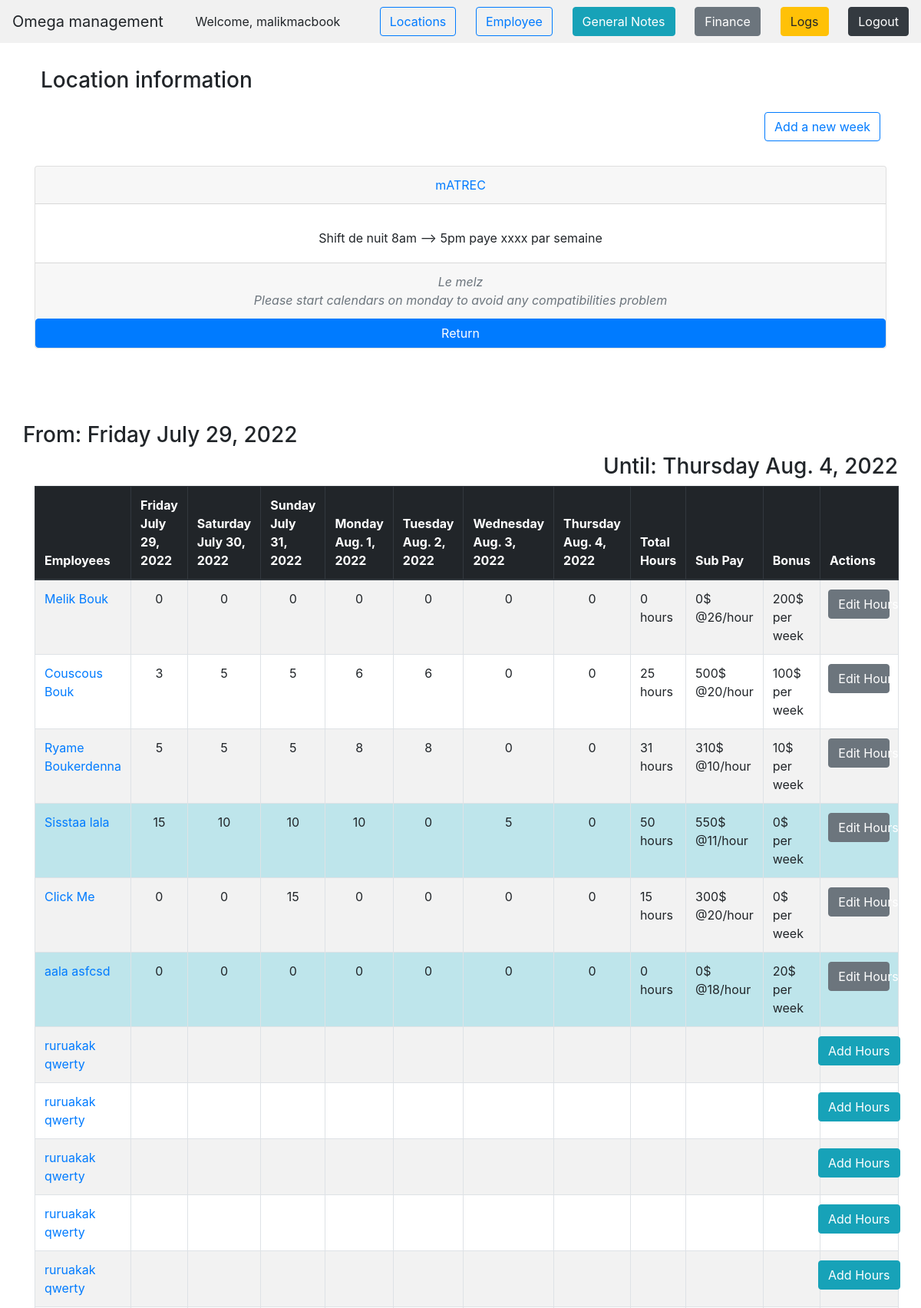
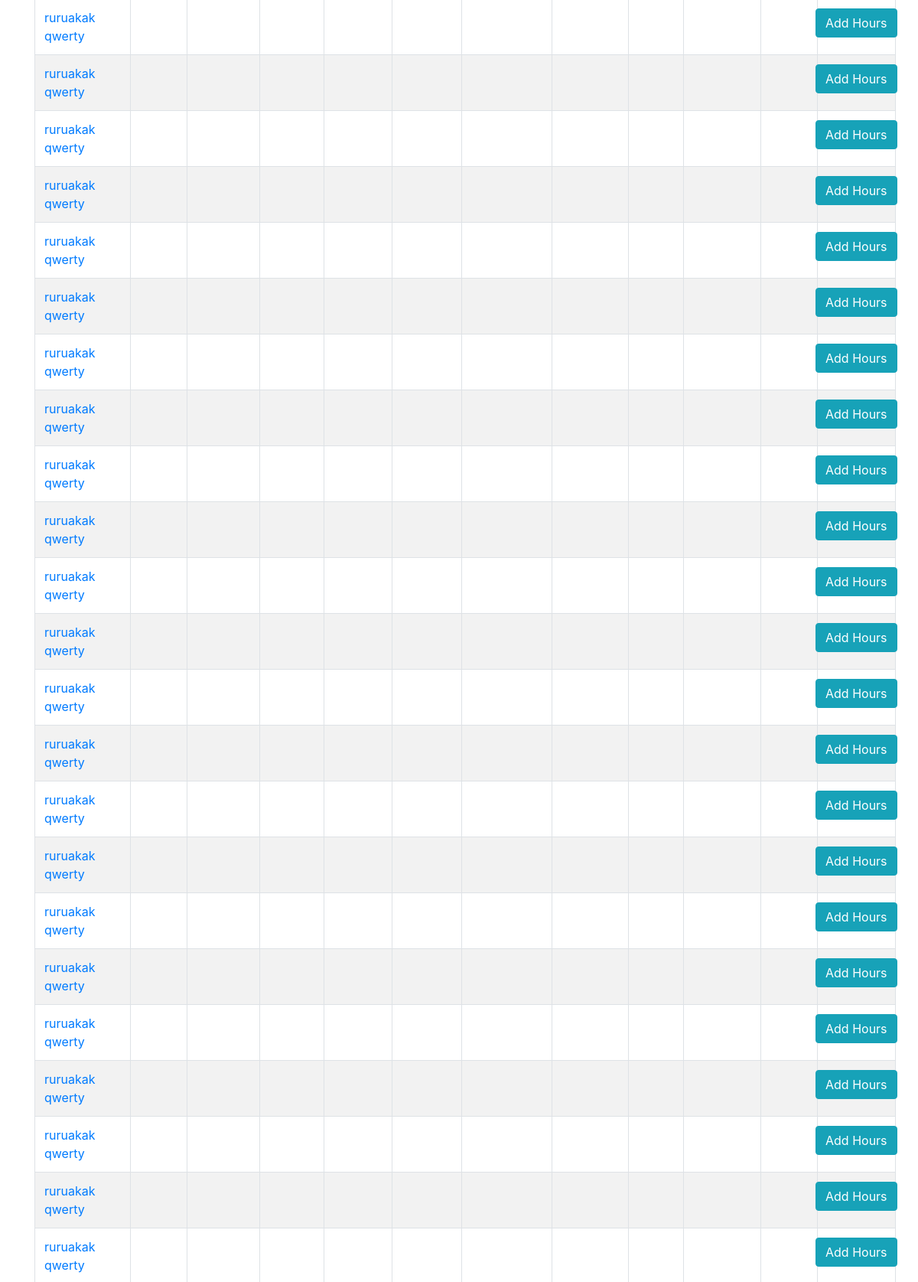
The app's page /employee_management/locations/view_location/8 (signed in, upper part) with its own data (2 pictures, top to bottom).
### employee_management/models.py (models this page shows, shortened)
class LocationForWorking(models.Model):
    location_name = models.CharField(max_length=100, null=True)
    notes = models.CharField(max_length=500, null=True, blank=True)
    def __str__(self):
        return f"{self.location_name}"

class WeeklyCalendarFromLocation(models.Model):
    location_place = models.ForeignKey(
        LocationForWorking, on_delete=models.CASCADE, db_constraint=False, null=True
    )
    start_date_week = models.DateField(null=True)
    def __str__(self):
        return f"{self.location_place}:{self.start_date_week}"

class EmployeeBaseInformation(models.Model):
    first_name = models.CharField(max_length=100)
    last_name = models.CharField(max_length=100)
    place = models.ForeignKey(
        LocationForWorking, on_delete=models.CASCADE, db_constraint=False, null=True
    )
    phone_number = models.IntegerField(null=True)
    start_date = models.DateField(null=True)
    salary = models.IntegerField(null=True)
    bonus = models.IntegerField(null=True)
    is_driver = models.BooleanField(null=True)
    notes = models.CharField(max_length=500, blank=True, null=True)

class WeeklyHoursForEachEmployeeAndLocation(models.Model):
    specific_weekly_calendar = models.ForeignKey(
        WeeklyCalendarFromLocation, on_delete=models.CASCADE
    )
    specific_employee_working = models.ForeignKey(
        EmployeeBaseInformation, on_delete=models.CASCADE
    )
    monday_num_hours = models.PositiveIntegerField(
        null=True, default=0, validators=[MinValueValidator(0), MaxValueValidator(15)]
    )
    tuesday_num_hours = models.PositiveIntegerField(
        null=True, default=0, validators=[MinValueValidator(0), MaxValueValidator(15)]
    )
    wednesday_num_hours = models.PositiveIntegerField(
        null=True, default=0, validators=[MinValueValidator(0), MaxValueValidator(15)]
    )
    thursday_num_hours = models.PositiveIntegerField(
        null=True, default=0, validators=[MinValueValidator(0), MaxValueValidator(15)]
    )
    friday_num_hours = models.PositiveIntegerField(
        null=True, default=0, validators=[MinValueValidator(0), MaxValueValidator(15)]
    )
    saturday_num_hours = models.PositiveIntegerField(
        null=True, default=0, validators=[MinValueValidator(0), MaxValueValidator(15)]
    )
    sunday_num_hours = models.PositiveIntegerField(
        null=True, default=0, validators=[MinValueValidator(0), MaxValueValidator(15)]
    )
    def __str__(self):
        return f"{self.specific_employee_working.first_name}:{self.specific_weekly_calendar}\n\n\n\t\t\t:{self.monday_num_hours}:{self.tuesday_num_hours}:{self.wednesday_num_hours}:{self.thursday_num_hours}:{self.friday_num_hours}:{self.saturday_num_hours}:{self.sunday_num_hours}"

### employee_management/views.py (the view)
@login_required(login_url=LOGIN_URL)
def view_location(request, location_id):
    specific_location = LocationForWorking.objects.get(pk=location_id)
    new_dct = {}
    all_weekly_calendar_from_specific_location = (
        WeeklyCalendarFromLocation.objects.filter(location_place=specific_location)
    )
    for weekly_calendar in all_weekly_calendar_from_specific_location:
        lst = []
        for employee in EmployeeBaseInformation.objects.filter(place=specific_location):
            try:
                total_hours = sum(
                    [
                        int(hour)
                        for hour in str(
                            WeeklyHoursForEachEmployeeAndLocation.objects.get(
                                specific_employee_working=employee,
                                specific_weekly_calendar=weekly_calendar,
                            )
                        ).split(":")[-7:]
                    ]
                )
                pay_without_bonus = total_hours * employee.salary
                bonus = employee.bonus if employee.bonus else 0
            except (ObjectDoesNotExist, ValueError):
                total_hours = 0
                pay_without_bonus = 0
                bonus = 0
            lst.append(
                (
                    employee,
                    WeeklyHoursForEachEmployeeAndLocation.objects.filter(
                        specific_employee_working=employee
                    ).filter(specific_weekly_calendar=weekly_calendar),
                    (total_hours, pay_without_bonus, bonus),
                )
            )
        starting_day = weekly_calendar.start_date_week
        ending_day = starting_day + datetime.timedelta(days=6)
        lst_day_with_name = []
        number_to_day_week = {
            0: "Monday",
            1: "Tuesday",
            2: "Wednesday",
            3: "Thursday",
            4: "Friday",
            5: "Saturday",
            6: "Sunday",
        }
        [
            lst_day_with_name.append(
                (
                    starting_day + datetime.timedelta(days=i),
                    number_to_day_week[
                        (starting_day + datetime.timedelta(days=i)).weekday()
                    ],
                )
            )
            for i in range(0, 7)
        ]
        new_dct[weekly_calendar, tuple(lst_day_with_name)] = lst
    return render(
        request,
        "employee_management/location_view.html",
        {"specific_location": specific_location, "new_dct": new_dct, "id": "abcbcbc"},
    )

### employee_management/templates/employee_management/location_view.html (shortened to what this page needs)
<!DOCTYPE html>
<html lang="en">
<head>
    <link rel="stylesheet" href="https://cdnjs.cloudflare.com/ajax/libs/twitter-bootstrap/4.1.1/css/bootstrap.css">
    <link rel="stylesheet" href="https://cdn.datatables.net/1.10.19/css/dataTables.bootstrap4.min.css">
    <link rel="stylesheet" href="https://cdn.datatables.net/buttons/1.5.2/css/buttons.bootstrap4.min.css">
    <link rel="stylesheet" href="https://cdn.datatables.net/responsive/2.2.3/css/responsive.bootstrap4.min.css">
</head>
<body>
    <nav class="navbar navbar-light justify-content-between sticky-top" style="background-color: #f1f1f1">
        <a class="navbar-brand">Omega management</a>
        {% if user.is_authenticated %}
        <div class="nav-item">
            <a>Welcome, {{user.username}}</a>
        </div>
        {% endif %}
        <a class="btn btn-outline-primary" href="/employee_management/locations">
            Locations
        </a>
        <a href="/employee_management">
            <input type="button" class="btn btn-outline-primary text-center" value="Employee">
        </a>
        <a class="btn btn-info" href="/employee_management/view_general_notes">
            General Notes
        </a>
        <form class="form-inline">
            <a href="/contract_management">
                <input type="button" class="btn btn-secondary text-center" value="Finance">
            </a>
        </form>
        <div class="nav-item">
            <a class="btn btn-warning" href="/employee_management/view_logs">Logs</a>
        </div>
        <div class="nav-item">
            <a class="btn btn-dark" href="/employee_management/logout">Logout</a>
        </div>
    </nav>
    <div class="container">
        <br>
        <div class="d-flex justify-content-start">
            <div class="p-2">
                <h3>Location information</h3>
            </div>
        </div>
        <div class="d-flex justify-content-end">
            <div class="p-2">
                <a class="btn btn-outline-primary" href="{% url 'add-calendar' specific_location.id %}">
                    Add a new week
                </a>
            </div>
        </div>
        <br>
        <div class="card text-center">
            <div class="card-header">
                <a href="{% url 'edit-location' specific_location.id%}" class="font-weight-bolder text-decoration-none">
                    {{specific_location.location_name}}
                </a>
            </div>
            <div class="card-body">
                <p class="card-text">
                    {% if specific_location.notes == None %}
                    Quick notes...
                    {% else %}
                    {{specific_location.notes}}
                    {% endif%}
                </p>
            </div>
            <div class="card-footer text-muted font-italic">
                Le melz
                <br>
                Please start calendars on monday to avoid any compatibilities problem
            </div>
            <a href="/employee_management/locations" class="btn btn-primary">Return</a>
        </div>
        <br><br>
        {% for week, employee in new_dct.items %}
        <br><br>
        <div class="row d-flex justify-content-start">
            <h3>
                From: {{week.1.0.1}} {{week.1.0.0}}
            </h3>
        </div>
        <div class="row d-flex justify-content-end">
            <h3>
                Until: {{week.1.6.1}} {{week.1.6.0}}
            </h3>
        </div>
            <table id=example class="table table-striped table-bordered dt-responsive nowrap" cellspacing="0" width="100%">
                <thead class="thead-dark">
                    <tr>
                        <th class="all" scope="col">Employees</th>
                        <th class="all" scope="col">{{week.1.0.1}} {{week.1.0.0}}</th>
                        <th class="all" scope="col">{{week.1.1.1}} {{week.1.1.0}}</th>
                        <th class="all" scope="col">{{week.1.2.1}} {{week.1.2.0}}</th>
                        <th class="all" scope="col">{{week.1.3.1}} {{week.1.3.0}}</th>
                        <th class="all" scope="col">{{week.1.4.1}} {{week.1.4.0}}</th>
                        <th class="all" scope="col">{{week.1.5.1}} {{week.1.5.0}}</th>
                        <th class="all" scope="col">{{week.1.6.1}} {{week.1.6.0}}</th>
                        <th class="all" scope="col">Total Hours</th>
                        <th class="all" scope="col">Sub Pay</th>
                        <th class="all" scope="col">Bonus</th>
                        <th>Actions</th>
                    </tr>
                </thead>
                    {% for emp in employee %}
                    {% if emp.0.is_driver == True %}
                    <tr class="table-info">
                        {% else %}
                    <tr>
                        {% endif %}
                        <td>
                            <a href="{% url 'view-employee' emp.0.id%}" class="font-weight-bolder text-decoration-none">
                                {{emp.0.first_name}} {{emp.0.last_name}}
                            </a>
                        </td>
                        {% if emp.1|length != 0 %}
                        {% for work in emp.1 %}
                        <td class="text-center">{{work.monday_num_hours}}</td>
                        <td class="text-center">{{work.tuesday_num_hours}}</td>
                        <td class="text-center">{{work.wednesday_num_hours}}</td>
                        <td class="text-center">{{work.thursday_num_hours}}</td>
                        <td class="text-center">{{work.friday_num_hours}}</td>
                        <td class="text-center">{{work.saturday_num_hours}}</td>
                        <td class="text-center">{{work.sunday_num_hours}}</td>
                        <td>{{emp.2.0}} hours</td>
                        <td>{{emp.2.1}}$ <br> @{{emp.0.salary}}/hour</td>
                        <td>{{emp.2.2}}$ per week</td>
                        {% endfor %}
                        {% else %}
                        <td></td>
                        <td></td>
                        <td></td>
                        <td></td>
                        <td></td>
                        <td></td>
                        <td></td>
                        <td></td>
                        <td></td>
                        <td></td>
                        {% endif %}
                        <td>
                            {% if emp.1|length != 0 %}
                            {% for work in emp.1 %}
                            <div class="row d-flex justify-content-center">
                                <a href="{% url 'edit-hours' specific_location.id week.0.id emp.0.id work.id%}"
                                    class="btn btn-secondary h-25 w-75">
                                    Edit Hours
                                </a>
                            </div>
                            <br>
                            {% endfor %}
                            {% else %}
                            <div class="row d-flex justify-content-center">
                                <a href="{% url 'add-hours' specific_location.id week.0.id emp.0.id%}" class="btn btn-info">
                                    Add Hours
                                </a>
                            </div>
                            {% endif %}
                        </td>
                    </tr>
                    {% endfor %}
            </table>
        <br>
        {% endfor %}
    </div>
</body>
</html>

### records on screen
LocationForWorking: location_name "mATREC", notes "Shift de nuit 8am --> 5pm paye xxxx par semaine"
WeeklyCalendarFromLocation: week "Friday", start_date_week "July 29, 2022", week "Thursday", week "Aug. 4, 2022", week "Saturday", week "July 30, 2022", week "Sunday", week "July 31, 2022", week "Monday", week "Aug. 1, 2022", week "Tuesday", week "Aug. 2, 2022", week "Wednesday", week "Aug. 3, 2022"
EmployeeBaseInformation: first_name "Melik", last_name "Bouk", salary "26"
WeeklyHoursForEachEmployeeAndLocation: monday_num_hours "0", tuesday_num_hours "0", wednesday_num_hours "0", thursday_num_hours "0", friday_num_hours "0", saturday_num_hours "0", sunday_num_hours "0", emp "0", emp "200"
EmployeeBaseInformation: first_name "Couscous", last_name "Bouk", salary "20"
WeeklyHoursForEachEmployeeAndLocation: monday_num_hours "3", tuesday_num_hours "5", wednesday_num_hours "5", thursday_num_hours "6", friday_num_hours "6", saturday_num_hours "0", sunday_num_hours "0", emp "25", emp "500", emp "100"
EmployeeBaseInformation: first_name "Ryame", last_name "Boukerdenna", salary "10"
WeeklyHoursForEachEmployeeAndLocation: monday_num_hours "5", tuesday_num_hours "5", wednesday_num_hours "5", thursday_num_hours "8", friday_num_hours "8", saturday_num_hours "0", sunday_num_hours "0", emp "31", emp "310", emp "10"
EmployeeBaseInformation: first_name "Sisstaa", last_name "lala", salary "11"
WeeklyHoursForEachEmployeeAndLocation: monday_num_hours "15", tuesday_num_hours "10", wednesday_num_hours "10", thursday_num_hours "10", friday_num_hours "0", saturday_num_hours "5", sunday_num_hours "0", emp "50", emp "550", emp "0"
EmployeeBaseInformation: first_name "Click", last_name "Me", salary "20"
WeeklyHoursForEachEmployeeAndLocation: monday_num_hours "0", tuesday_num_hours "0", wednesday_num_hours "15", thursday_num_hours "0", friday_num_hours "0", saturday_num_hours "0", sunday_num_hours "0", emp "15", emp "300", emp "0"
EmployeeBaseInformation: first_name "aala", last_name "asfcsd", salary "18"
WeeklyHoursForEachEmployeeAndLocation: monday_num_hours "0", tuesday_num_hours "0", wednesday_num_hours "0", thursday_num_hours "0", friday_num_hours "0", saturday_num_hours "0", sunday_num_hours "0", emp "0", emp "20"
EmployeeBaseInformation: first_name "ruruakak", last_name "qwerty", shows "Add Hours"
EmployeeBaseInformation: first_name "ruruakak", last_name "qwerty", shows "Add Hours"
EmployeeBaseInformation: first_name "ruruakak", last_name "qwerty", shows "Add Hours"
EmployeeBaseInformation: first_name "ruruakak", last_name "qwerty", shows "Add Hours"
EmployeeBaseInformation: first_name "ruruakak", last_name "qwerty", shows "Add Hours"
EmployeeBaseInformation: first_name "ruruakak", last_name "qwerty", shows "Add Hours"
EmployeeBaseInformation: first_name "ruruakak", last_name "qwerty", shows "Add Hours"
EmployeeBaseInformation: first_name "ruruakak", last_name "qwerty", shows "Add Hours"
EmployeeBaseInformation: first_name "ruruakak", last_name "qwerty", shows "Add Hours"
EmployeeBaseInformation: first_name "ruruakak", last_name "qwerty", shows "Add Hours"
EmployeeBaseInformation: first_name "ruruakak", last_name "qwerty", shows "Add Hours"
EmployeeBaseInformation: first_name "ruruakak", last_name "qwerty", shows "Add Hours"
EmployeeBaseInformation: first_name "ruruakak", last_name "qwerty", shows "Add Hours"
EmployeeBaseInformation: first_name "ruruakak", last_name "qwerty", shows "Add Hours"
EmployeeBaseInformation: first_name "ruruakak", last_name "qwerty", shows "Add Hours"
EmployeeBaseInformation: first_name "ruruakak", last_name "qwerty", shows "Add Hours"
EmployeeBaseInformation: first_name "ruruakak", last_name "qwerty", shows "Add Hours"
EmployeeBaseInformation: first_name "ruruakak", last_name "qwerty", shows "Add Hours"
EmployeeBaseInformation: first_name "ruruakak", last_name "qwerty", shows "Add Hours"
EmployeeBaseInformation: first_name "ruruakak", last_name "qwerty", shows "Add Hours"
EmployeeBaseInformation: first_name "ruruakak", last_name "qwerty", shows "Add Hours"
EmployeeBaseInformation: first_name "ruruakak", last_name "qwerty", shows "Add Hours"
EmployeeBaseInformation: first_name "ruruakak", last_name "qwerty", shows "Add Hours"
EmployeeBaseInformation: first_name "ruruakak", last_name "qwerty", shows "Add Hours"
EmployeeBaseInformation: first_name "ruruakak", last_name "qwerty", shows "Add Hours"
EmployeeBaseInformation: first_name "ruruakak", last_name "qwerty", shows "Add Hours"
EmployeeBaseInformation: first_name "ruruakak", last_name "qwerty", shows "Add Hours"
EmployeeBaseInformation: first_name "ruruakak", last_name "qwerty", shows "Add Hours"

### other values on screen
{{ user.username }} "malikmacbook"
